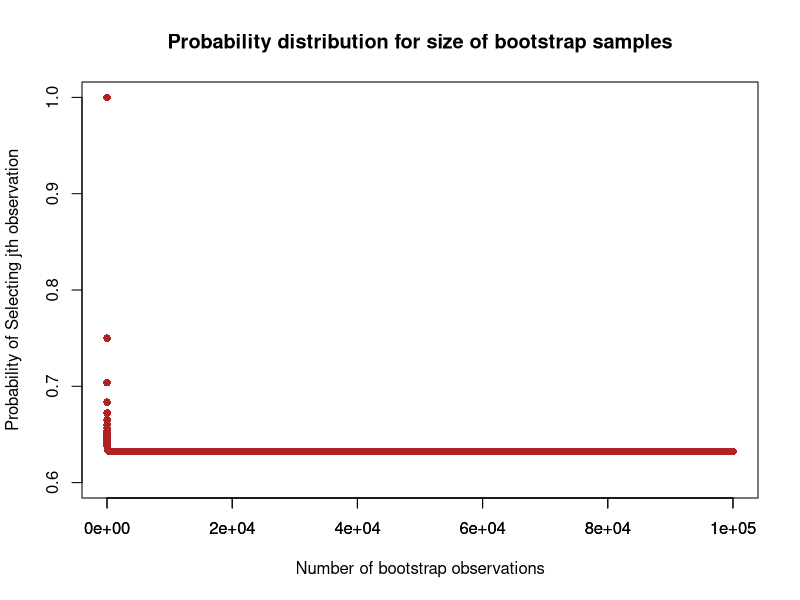

Reproduce this figure in R.
# Question B6 part (A)
# Question 7 ploting the graph of the probability versus the bootstrap sample size.
x <- 1:100000
plot(x, 1 - (1 - 1/x)^x, xlab = "Number of bootstrap observations", ylab = "Probability of Selecting jth observation", 
    ylim = c(0.6, 1.0), col = "firebrick", type = "p", pch = 16, 
    main = "Probability distribution for size of bootstrap samples")
axis(side = 1, at = seq(0, 100000, by = 20000))
readline()

# Question 8. Sample code given in the question.
store=rep(NA, 10000)
for(i in 1:10000){ store[i]=sum(sample(1:100, rep = TRUE) == 4) > 0}
mean(store)